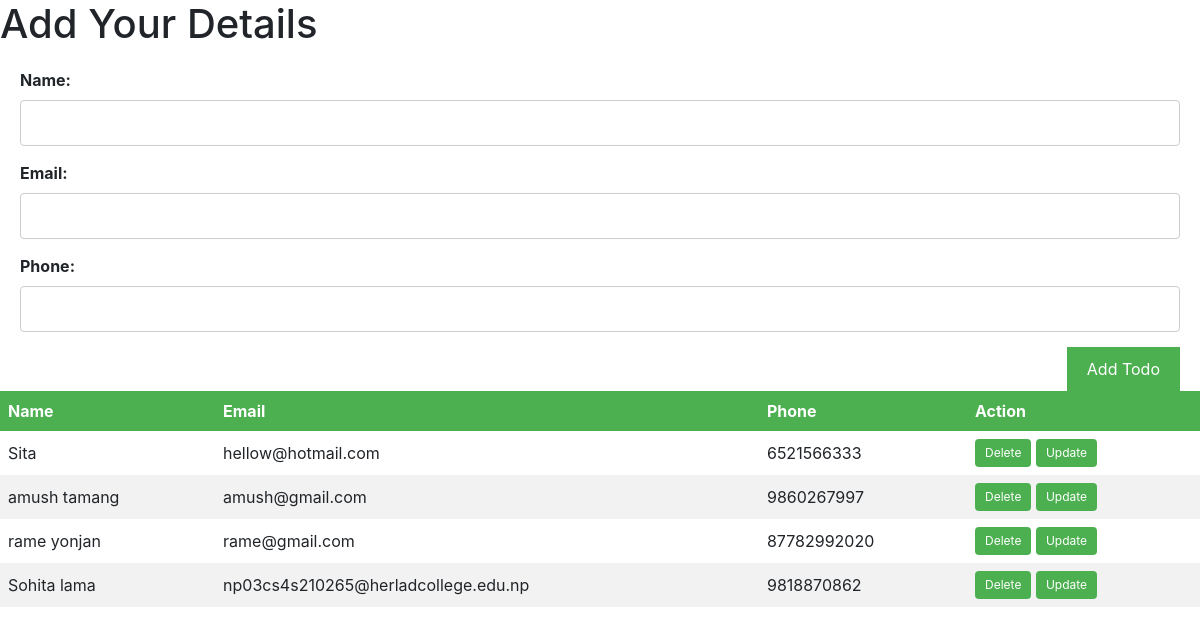
The page / on the database its author committed.
### todo/models.py (models this page shows, shortened)
class Contact(models.Model):
    name=models.CharField(max_length=100)
    email=models.CharField(max_length=100)
    phone=models.BigIntegerField(max_length=14)

### todo/views.py (the view, shortened to what this page needs)
# urls.py: path('', views.index, name='home'),
def index(request):
    alldata=Contact.objects.all()
    context={
        'alldata':alldata
    }
    return render(request,'index.html',context)

### templates/index.html (shortened to what this page needs)
{% load static %}
<!DOCTYPE html>
<html>
  <head>
    <link rel="stylesheet" href="{% static 'styles.css' %}" />
    <link
      rel="stylesheet"
      href="https://cdn.jsdelivr.net/npm/bootstrap@4.3.1/dist/css/bootstrap.min.css"
    />
  </head>
  <body>
    <h1>Add Your Details</h1>
    <form action="" method="post">
      <label for="name">Name:</label>
      <input type="text" id="name" name="name" required />
      <label for="email">Email:</label>
      <input type="email" id="email" name="email" required />
      <label for="phone">Phone:</label>
      <input type="tel" id="phone" name="phone" required />
      <button type="submit">Add Todo</button>
    </form>
    <table>
      <thead>
        <tr>
          <th>Name</th>
          <th>Email</th>
          <th>Phone</th>
          <th>Action</th>
        </tr>
      </thead>
      <tbody>
        {% for i in alldata %}
        <tr>
          <td>{{i.name}}</td>
          <td>{{i.email}}</td>
          <td>{{i.phone}}</td>
          <td>
            <a href="{% url 'delete' i.id %}" class="button">Delete</a>
            <a href="{% url 'update' i.id %}" class="button">Update</a>
          </td>
        </tr>
        {% endfor %}
      </tbody>
    </table>
  </body>
</html>

### static/styles.css (style rules this page uses)
form { margin: 20px; }
label { display: block; margin-bottom: 5px; font-weight: bold; }
input[type="text"], input[type="email"], input[type="tel"] { width: 100%; padding: 10px; margin-bottom: 15px; border: 1px solid #ccc; border-radius: 4px; box-sizing: border-box; }
button { background-color: #4caf50; color: white; padding: 10px 20px; border: none; border-radius: 4px; cursor: pointer; float: right; margin-bottom: 10px; }
table { border-collapse: collapse; width: 100%; }
th, td { text-align: left; padding: 8px; }
th { background-color: #4caf50; color: white; }
tr:nth-child(even) { background-color: #f2f2f2; }
.button { background-color: #4caf50; color: white; border: none; padding: 5px 10px; text-align: center; text-decoration: none; display: inline-block; font-size: 12px; border-radius: 4px; }

### rows shown on the page
Contact: name "Sita", email "hellow@hotmail.com", phone "6521566333"
Contact: name "amush tamang", email "amush@gmail.com", phone "9860267997"
Contact: name "rame yonjan", email "rame@gmail.com", phone "87782992020"
Contact: name "Sohita lama", email "np03cs4s210265@herladcollege.edu.np", phone "9818870862"
